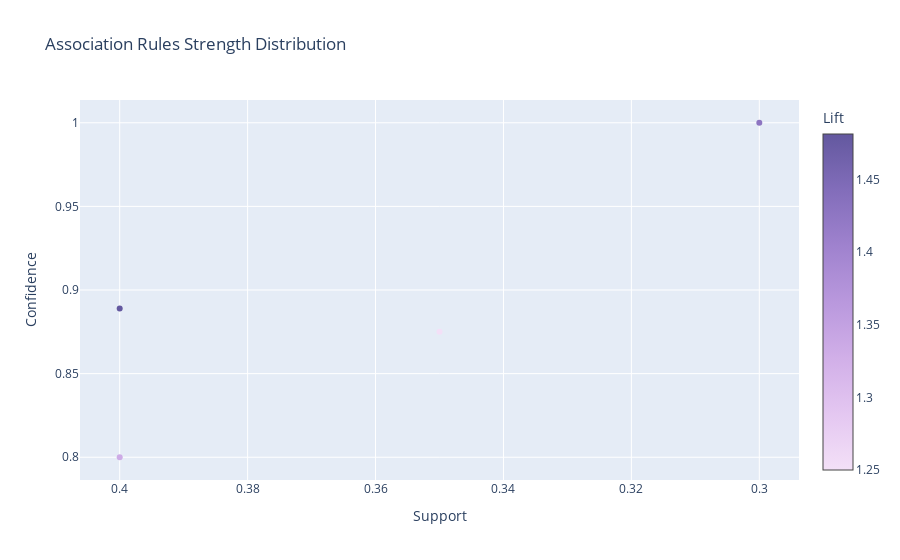
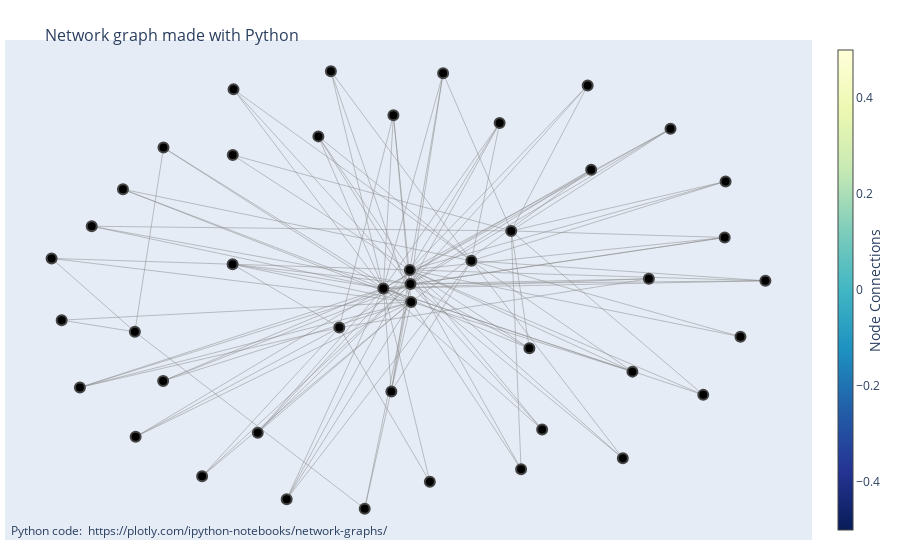

Notebook code cell kept with these figures, in order:
### Code cell
itemsets, rules = apriori(transactions, min_support=min_sup, min_confidence=0.8)

itemsets, rules = apriori(transactions, min_support=min_sup, min_confidence=0.8)

n_trans = len(transactions)

print("\nАссоциативные правила (достоверность ≥ 80%):")

rules_data = []       # для draw_rules_graph
rules_pyarmviz = []   # для PyARMViz

for i, r in enumerate(rules):
    ant = frozenset(r.lhs)
    cons = frozenset(r.rhs)
    union = ant | cons

    # абсолютные количества
    count_ab = sum(1 for t in transactions if union.issubset(t))
    count_a = sum(1 for t in transactions if ant.issubset(t))
    count_b = sum(1 for t in transactions if cons.issubset(t))

    support_ab = count_ab / n_trans
    support_a = count_a / n_trans
    support_b = count_b / n_trans
    lift = support_ab / (support_a * support_b) if support_a * support_b else 0.0

    print(f"{i}: {set(r.lhs)} -> {set(r.rhs)} "
          f"Support = {support_ab:.3f} Confidence = {r.confidence:.3f} Lift = {lift:.3f}")


    # для PyARMViz
    rules_pyarmviz.append(
        PyARMViz.Rule.Rule(
            lhs=tuple(r.lhs),
            rhs=tuple(r.rhs),
            count_full=count_ab,
            count_lhs=count_a,
            count_rhs=count_b,
            num_transactions=n_trans
        )
    )

# интерактивные графики PyARMViz
PyARMViz.metadata_scatter_plot(rules_pyarmviz)
PyARMViz.adjacency_graph_plotly(rules_pyarmviz)
# PyARMViz.adjacency_parallel_coordinate_plot(rules_pyarmviz)
# PyARMViz.adjacency_parallel_category_plot(rules_pyarmviz)

### Figure 1 — Plotly figure (JSON) as saved in the notebook; plotly's stock layout.template omitted (floating-point values rounded to 4 significant figures)
{"data": [{"marker": {"color": [1.25, 1.429, 1.481, 1.333], "colorbar": {"title": {"text": "Lift"}}, "colorscale": [[0.0, "rgb(243, 224, 247)"], [0.1667, "rgb(228, 199, 241)"], [0.3333, "rgb(209, 175, 232)"], [0.5, "rgb(185, 152, 221)"], [0.6667, "rgb(159, 130, 206)"], [0.8333, "rgb(130, 109, 186)"], [1.0, "rgb(99, 88, 159)"]]}, "mode": "markers", "text": ["('Брюки',) => ('Футболка',), Lift: 1.2499999999999998", "('Шапка',) => ('Джинсы',), Lift: 1.4285714285714286", "('Кроссовки',) => ('Куртка',), Lift: 1.4814814814814814", "('Рубашка',) => ('Куртка',), Lift: 1.3333333333333335"], "x": [0.35, 0.3, 0.4, 0.4], "y": [0.875, 1.0, 0.8889, 0.8], "type": "scatter"}], "layout": {"xaxis": {"title": {"text": "Support"}, "autorange": "reversed"}, "title": {"text": "Association Rules Strength Distribution"}, "yaxis": {"title": {"text": "Confidence"}}}}

### Figure 2 — Plotly figure (JSON) as saved in the notebook; plotly's stock layout.template omitted (floating-point values rounded to 4 significant figures; data arrays with more than 128 entries replaced by an {"elided": "..."} marker saying what was removed)
{"data": [{"hoverinfo": "none", "line": {"color": "#888", "width": 0.5}, "mode": "lines", "x": {"elided": "354 float values"}, "y": {"elided": "354 float values"}, "type": "scatter"}, {"hoverinfo": "text", "marker": {"color": [], "colorbar": {"thickness": 15, "title": {"side": "right", "text": "Node Connections"}, "xanchor": "left"}, "colorscale": [[0.0, "rgb(255,255,217)"], [0.125, "rgb(237,248,177)"], [0.25, "rgb(199,233,180)"], [0.375, "rgb(127,205,187)"], [0.5, "rgb(65,182,196)"], [0.625, "rgb(29,145,192)"], [0.75, "rgb(34,94,168)"], [0.875, "rgb(37,52,148)"], [1.0, "rgb(8,29,88)"]], "line": {"width": 2}, "reversescale": true, "showscale": true, "size": 10}, "mode": "markers", "text": ["0", "Брюки", "Футболка", "1", "Шапка", "Джинсы", "2", "Кроссовки", "Куртка", "3", "Рубашка", "4", "Сумка", "5", "6", "7", "8", "9", "10", "11", "12", "13", "14", "15", "16", "17", "18", "19", "20", "21", "22", "23", "24", "25", "26", "27", "28", "29", "30", "31", "32", "33", "34", "35"], "x": [0.08371, -0.1635, -0.04324, -0.9216, -0.7217, 0.03268, -0.4544, 0.3059, 0.02903, 0.9319, 0.1972, -0.5381, 0.031, -0.7196, 0.5243, 0.6818, 0.3329, -0.9491, -0.7543, -0.1865, -0.6445, -0.09413, -0.6436, 0.8913, 0.5147, 0.8303, -0.8396, 0.6107, 0.3904, -0.4524, -0.8718, -0.01576, -0.4549, -0.3072, 0.6369, -0.3861, 0.7409, 0.8889, 0.1199, 0.3555, 1.0, -0.2207, 0.2743, -0.02133], "y": [-0.8575, -0.1778, -0.005897, -0.1457, -0.1971, -0.06571, 0.5815, 0.2473, 0.07556, -0.2185, 0.1159, -0.833, 0.01323, -0.6593, 0.5171, 0.03658, -0.8019, 0.1262, 0.4307, 0.9504, -0.4133, -0.9762, 0.6142, 0.4654, 0.8879, -0.4747, 0.2678, -0.754, -0.6276, 0.8706, -0.4419, 0.7568, 0.1004, -0.9342, -0.3723, -0.6411, 0.6968, 0.2184, 0.9413, -0.2698, 0.02768, 0.6636, 0.7222, -0.4603], "type": "scatter"}], "layout": {"annotations": [{"showarrow": false, "text": "Python code: <a href='https://plotly.com/ipython-notebooks/network-graphs/'> https://plotly.com/ipython-notebooks/network-graphs/</a>", "x": 0.005, "xref": "paper", "y": -0.002, "yref": "paper"}], "hovermode": "closest", "margin": {"b": 20, "l": 5, "r": 5, "t": 40}, "showlegend": false, "title": {"font": {"size": 16}, "text": "<br>Network graph made with Python"}, "xaxis": {"showgrid": false, "showticklabels": false, "zeroline": false}, "yaxis": {"showgrid": false, "showticklabels": false, "zeroline": false}}}
